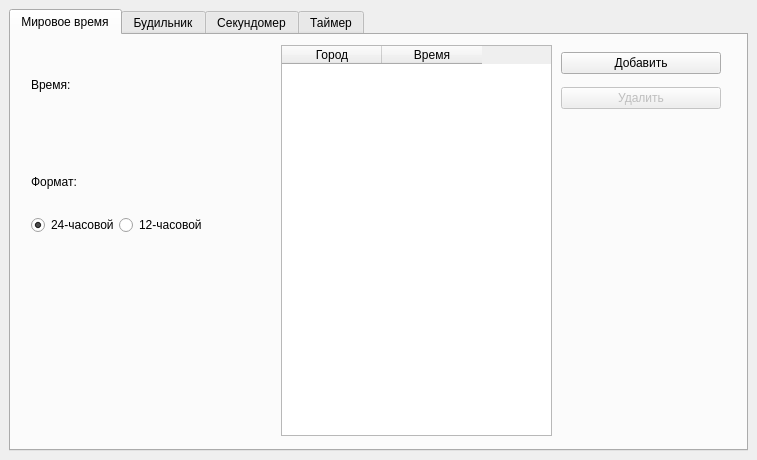
<?xml version="1.0" encoding="UTF-8"?>
<ui version="4.0">
 <class>MainWindow</class>
 <widget class="QMainWindow" name="MainWindow">
  <property name="enabled">
   <bool>true</bool>
  </property>
  <property name="geometry">
   <rect>
    <x>0</x>
    <y>0</y>
    <width>757</width>
    <height>460</height>
   </rect>
  </property>
  <property name="windowTitle">
   <string>Часы</string>
  </property>
  <property name="windowIcon">
   <iconset>
    <normaloff>icon.ico</normaloff>icon.ico</iconset>
  </property>
  <widget class="QWidget" name="centralwidget">
   <layout class="QVBoxLayout" name="verticalLayout">
    <item>
     <widget class="QTabWidget" name="tabWidget">
      <property name="currentIndex">
       <number>0</number>
      </property>
      <property name="elideMode">
       <enum>Qt::ElideNone</enum>
      </property>
      <property name="documentMode">
       <bool>false</bool>
      </property>
      <property name="movable">
       <bool>false</bool>
      </property>
      <widget class="QWidget" name="tab">
       <attribute name="title">
        <string>Мировое время</string>
       </attribute>
       <widget class="QTableWidget" name="cities_table">
        <property name="geometry">
         <rect>
          <x>270</x>
          <y>10</y>
          <width>271</width>
          <height>391</height>
         </rect>
        </property>
        <property name="columnCount">
         <number>2</number>
        </property>
        <attribute name="verticalHeaderCascadingSectionResizes">
         <bool>false</bool>
        </attribute>
        <column>
         <property name="text">
          <string>Город</string>
         </property>
        </column>
        <column>
         <property name="text">
          <string>Время</string>
         </property>
        </column>
       </widget>
       <widget class="QWidget" name="horizontalLayoutWidget">
        <property name="geometry">
         <rect>
          <x>20</x>
          <y>10</y>
          <width>221</width>
          <height>80</height>
         </rect>
        </property>
        <layout class="QHBoxLayout" name="horizontalLayout">
         <item>
          <widget class="QLabel" name="label">
           <property name="text">
            <string>Время:</string>
           </property>
          </widget>
         </item>
         <item>
          <widget class="QLabel" name="time_label">
           <property name="font">
            <font>
             <pointsize>24</pointsize>
            </font>
           </property>
           <property name="text">
            <string/>
           </property>
          </widget>
         </item>
        </layout>
       </widget>
       <widget class="QWidget" name="verticalLayoutWidget_2">
        <property name="geometry">
         <rect>
          <x>20</x>
          <y>120</y>
          <width>170</width>
          <height>80</height>
         </rect>
        </property>
        <layout class="QVBoxLayout" name="verticalLayout_3">
         <item>
          <widget class="QLabel" name="label_3">
           <property name="text">
            <string>Формат:</string>
           </property>
          </widget>
         </item>
         <item>
          <layout class="QHBoxLayout" name="horizontalLayout_2">
           <item>
            <widget class="QRadioButton" name="h24_btn">
             <property name="text">
              <string>24-часовой</string>
             </property>
             <property name="checked">
              <bool>true</bool>
             </property>
             <attribute name="buttonGroup">
              <string notr="true">buttonGroup</string>
             </attribute>
            </widget>
           </item>
           <item>
            <widget class="QRadioButton" name="h12_btn">
             <property name="text">
              <string>12-часовой</string>
             </property>
             <attribute name="buttonGroup">
              <string notr="true">buttonGroup</string>
             </attribute>
            </widget>
           </item>
          </layout>
         </item>
        </layout>
       </widget>
       <widget class="QWidget" name="verticalLayoutWidget">
        <property name="geometry">
         <rect>
          <x>550</x>
          <y>10</y>
          <width>160</width>
          <height>71</height>
         </rect>
        </property>
        <layout class="QVBoxLayout" name="verticalLayout_2">
         <item>
          <widget class="QPushButton" name="add_city_btn">
           <property name="text">
            <string>Добавить</string>
           </property>
          </widget>
         </item>
         <item>
          <widget class="QPushButton" name="delete_city_btn">
           <property name="enabled">
            <bool>false</bool>
           </property>
           <property name="text">
            <string>Удалить</string>
           </property>
          </widget>
         </item>
        </layout>
       </widget>
      </widget>
      <widget class="QWidget" name="tab_2">
       <attribute name="title">
        <string>Будильник</string>
       </attribute>
       <widget class="QTableWidget" name="alarm_clocks_table">
        <property name="geometry">
         <rect>
          <x>0</x>
          <y>10</y>
          <width>541</width>
          <height>401</height>
         </rect>
        </property>
        <column>
         <property name="text">
          <string>Время</string>
         </property>
        </column>
        <column>
         <property name="text">
          <string>Дни</string>
         </property>
        </column>
        <column>
         <property name="text">
          <string>Состояние</string>
         </property>
        </column>
       </widget>
       <widget class="QWidget" name="verticalLayoutWidget_4">
        <property name="geometry">
         <rect>
          <x>560</x>
          <y>10</y>
          <width>151</width>
          <height>151</height>
         </rect>
        </property>
        <layout class="QVBoxLayout" name="verticalLayout_5">
         <item>
          <widget class="QPushButton" name="add_alarm_clock_btn">
           <property name="text">
            <string>Добавить</string>
           </property>
          </widget>
         </item>
         <item>
          <widget class="QPushButton" name="change_alarm_clock_btn">
           <property name="enabled">
            <bool>false</bool>
           </property>
           <property name="text">
            <string>Изменить</string>
           </property>
          </widget>
         </item>
         <item>
          <widget class="QPushButton" name="delete_alarm_clock_btn">
           <property name="enabled">
            <bool>false</bool>
           </property>
           <property name="text">
            <string>Удалить</string>
           </property>
          </widget>
         </item>
         <item>
          <widget class="QPushButton" name="on_off_alarm_clock_btn">
           <property name="enabled">
            <bool>false</bool>
           </property>
           <property name="text">
            <string>Выключить</string>
           </property>
          </widget>
         </item>
        </layout>
       </widget>
      </widget>
      <widget class="QWidget" name="tab_3">
       <attribute name="title">
        <string>Секундомер</string>
       </attribute>
       <widget class="QLabel" name="stopwatch_time_label">
        <property name="geometry">
         <rect>
          <x>20</x>
          <y>-10</y>
          <width>451</width>
          <height>101</height>
         </rect>
        </property>
        <property name="font">
         <font>
          <pointsize>48</pointsize>
          <weight>75</weight>
          <bold>true</bold>
         </font>
        </property>
        <property name="text">
         <string>00:00:00</string>
        </property>
        <property name="alignment">
         <set>Qt::AlignCenter</set>
        </property>
       </widget>
       <widget class="QWidget" name="verticalLayoutWidget_5">
        <property name="geometry">
         <rect>
          <x>510</x>
          <y>90</y>
          <width>160</width>
          <height>101</height>
         </rect>
        </property>
        <layout class="QVBoxLayout" name="verticalLayout_6">
         <item>
          <widget class="QPushButton" name="start_stop_stopwatch_btn">
           <property name="enabled">
            <bool>true</bool>
           </property>
           <property name="text">
            <string>Старт</string>
           </property>
          </widget>
         </item>
         <item>
          <widget class="QPushButton" name="lap_btn">
           <property name="enabled">
            <bool>false</bool>
           </property>
           <property name="text">
            <string>Отрезок</string>
           </property>
          </widget>
         </item>
         <item>
          <widget class="QPushButton" name="reset_stopwatch_btn">
           <property name="enabled">
            <bool>false</bool>
           </property>
           <property name="text">
            <string>Сброс</string>
           </property>
          </widget>
         </item>
        </layout>
       </widget>
       <widget class="QTableWidget" name="laps_table">
        <property name="geometry">
         <rect>
          <x>10</x>
          <y>90</y>
          <width>481</width>
          <height>321</height>
         </rect>
        </property>
        <column>
         <property name="text">
          <string>Отрезок</string>
         </property>
        </column>
        <column>
         <property name="text">
          <string>Длительность</string>
         </property>
        </column>
        <column>
         <property name="text">
          <string>Время</string>
         </property>
        </column>
       </widget>
      </widget>
      <widget class="QWidget" name="tab_4">
       <attribute name="title">
        <string>Таймер</string>
       </attribute>
       <widget class="QWidget" name="verticalLayoutWidget_6">
        <property name="geometry">
         <rect>
          <x>150</x>
          <y>40</y>
          <width>361</width>
          <height>311</height>
         </rect>
        </property>
        <layout class="QVBoxLayout" name="verticalLayout_7">
         <item>
          <widget class="QLabel" name="timer_time_label">
           <property name="font">
            <font>
             <pointsize>48</pointsize>
             <weight>75</weight>
             <bold>true</bold>
            </font>
           </property>
           <property name="text">
            <string>---:--:--</string>
           </property>
           <property name="alignment">
            <set>Qt::AlignCenter</set>
           </property>
          </widget>
         </item>
         <item>
          <spacer name="verticalSpacer">
           <property name="orientation">
            <enum>Qt::Vertical</enum>
           </property>
           <property name="sizeHint" stdset="0">
            <size>
             <width>20</width>
             <height>40</height>
            </size>
           </property>
          </spacer>
         </item>
         <item>
          <widget class="QPushButton" name="set_timer_btn">
           <property name="text">
            <string>Установить время</string>
           </property>
          </widget>
         </item>
         <item>
          <widget class="QPushButton" name="start_stop_timer_btn">
           <property name="enabled">
            <bool>false</bool>
           </property>
           <property name="text">
            <string>Старт</string>
           </property>
          </widget>
         </item>
         <item>
          <widget class="QPushButton" name="reset_timer_btn">
           <property name="enabled">
            <bool>false</bool>
           </property>
           <property name="text">
            <string>Сброс</string>
           </property>
          </widget>
         </item>
        </layout>
       </widget>
      </widget>
     </widget>
    </item>
   </layout>
  </widget>
 </widget>
 <resources/>
 <connections/>
 <buttongroups>
  <buttongroup name="buttonGroup"/>
 </buttongroups>
</ui>
